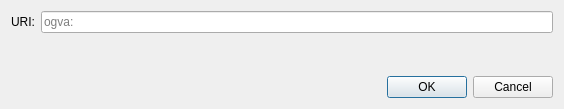
<?xml version="1.0" encoding="UTF-8"?>
<ui version="4.0">
 <class>OpenURIDialog</class>
 <widget class="QDialog" name="OpenURIDialog">
  <property name="geometry">
   <rect>
    <x>0</x>
    <y>0</y>
    <width>564</width>
    <height>109</height>
   </rect>
  </property>
  <property name="windowTitle">
   <string>Open URI</string>
  </property>
  <layout class="QVBoxLayout" name="verticalLayout">
   <item>
    <layout class="QHBoxLayout" name="horizontalLayout">
     <item>
      <widget class="QLabel" name="label">
       <property name="text">
        <string>URI:</string>
       </property>
      </widget>
     </item>
     <item>
      <widget class="QValidatedLineEdit" name="uriEdit">
       <property name="placeholderText">
        <string notr="true">ogva:</string>
       </property>
      </widget>
     </item>
    </layout>
   </item>
   <item>
    <spacer name="verticalSpacer">
     <property name="orientation">
      <enum>Qt::Vertical</enum>
     </property>
     <property name="sizeHint" stdset="0">
      <size>
       <width>20</width>
       <height>40</height>
      </size>
     </property>
    </spacer>
   </item>
   <item>
    <widget class="QDialogButtonBox" name="buttonBox">
     <property name="orientation">
      <enum>Qt::Horizontal</enum>
     </property>
     <property name="standardButtons">
      <set>QDialogButtonBox::Cancel|QDialogButtonBox::Ok</set>
     </property>
    </widget>
   </item>
  </layout>
 </widget>
 <customwidgets>
  <customwidget>
   <class>QValidatedLineEdit</class>
   <extends>QLineEdit</extends>
   <header>qt/qvalidatedlineedit.h</header>
  </customwidget>
 </customwidgets>
 <resources/>
 <connections>
  <connection>
   <sender>buttonBox</sender>
   <signal>accepted()</signal>
   <receiver>OpenURIDialog</receiver>
   <slot>accept()</slot>
   <hints>
    <hint type="sourcelabel">
     <x>248</x>
     <y>254</y>
    </hint>
    <hint type="destinationlabel">
     <x>157</x>
     <y>274</y>
    </hint>
   </hints>
  </connection>
  <connection>
   <sender>buttonBox</sender>
   <signal>rejected()</signal>
   <receiver>OpenURIDialog</receiver>
   <slot>reject()</slot>
   <hints>
    <hint type="sourcelabel">
     <x>316</x>
     <y>260</y>
    </hint>
    <hint type="destinationlabel">
     <x>286</x>
     <y>274</y>
    </hint>
   </hints>
  </connection>
 </connections>
</ui>
